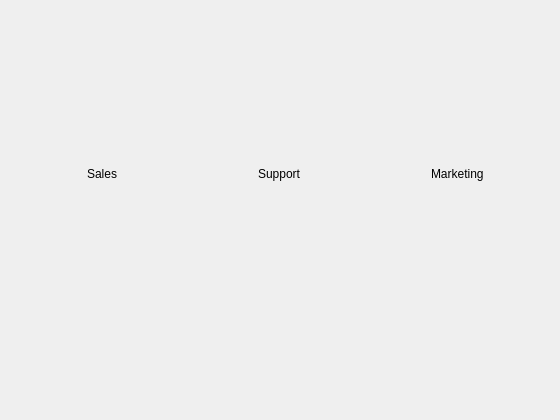
<?xml version='1.0' encoding='utf-8'?>
<ui version="4.0">
 <class>MainWindow</class>
 <widget class="QMainWindow" name="MainWindow">
  <property name="geometry">
   <rect>
    <x>0</x>
    <y>0</y>
    <width>560</width>
    <height>420</height>
   </rect>
  </property>
  <property name="windowTitle">
   <string>Stat cards / Progress rings / Card</string>
  </property>
  <widget class="QWidget" name="centralwidget">
   <layout class="QVBoxLayout" name="rootLayout">
    <property name="spacing">
     <number>14</number>
    </property>
    <property name="leftMargin">
     <number>14</number>
    </property>
    <property name="topMargin">
     <number>14</number>
    </property>
    <property name="rightMargin">
     <number>14</number>
    </property>
    <property name="bottomMargin">
     <number>14</number>
    </property>
    <item>
     <layout class="QHBoxLayout" name="statsRow">
      <property name="spacing">
       <number>12</number>
      </property>
      <item>
       <widget class="QCustomStatCard" name="statRevenue">
        <property name="label" stdset="0">
         <string>Revenue</string>
        </property>
        <property name="value" stdset="0">
         <string>$48.2k</string>
        </property>
        <property name="caption" stdset="0">
         <string>vs last mo</string>
        </property>
       </widget>
      </item>
      <item>
       <widget class="QCustomStatCard" name="statChurn">
        <property name="label" stdset="0">
         <string>Churn</string>
        </property>
        <property name="value" stdset="0">
         <string>2.1%</string>
        </property>
        <property name="caption" stdset="0">
         <string>vs last mo</string>
        </property>
       </widget>
      </item>
      <item>
       <widget class="QCustomStatCard" name="statSignups">
        <property name="label" stdset="0">
         <string>Sign-ups</string>
        </property>
        <property name="value" stdset="0">
         <string>1,204</string>
        </property>
        <property name="caption" stdset="0">
         <string>this week</string>
        </property>
       </widget>
      </item>
     </layout>
    </item>
    <item>
     <widget class="QCustomCard" name="goalsCard">
      <property name="title" stdset="0">
       <string>Quarterly goals</string>
      </property>
      <property name="subtitle" stdset="0">
       <string>Progress toward Q3 targets</string>
      </property>
     </widget>
    </item>
    <item>
     <widget class="QWidget" name="ringsHolder" native="true">
      <layout class="QHBoxLayout" name="ringsLayout">
       <property name="spacing">
        <number>20</number>
       </property>
       <item>
        <layout class="QVBoxLayout" name="salesColumn">
         <item alignment="Qt::AlignHCenter">
          <widget class="QCustomProgressRing" name="ringSales">
           <property name="minimumSize">
            <size>
             <width>96</width>
             <height>96</height>
            </size>
           </property>
          </widget>
         </item>
         <item alignment="Qt::AlignHCenter">
          <widget class="QLabel" name="salesLabel">
           <property name="text">
            <string>Sales</string>
           </property>
          </widget>
         </item>
        </layout>
       </item>
       <item>
        <layout class="QVBoxLayout" name="supportColumn">
         <item alignment="Qt::AlignHCenter">
          <widget class="QCustomProgressRing" name="ringSupport">
           <property name="minimumSize">
            <size>
             <width>96</width>
             <height>96</height>
            </size>
           </property>
          </widget>
         </item>
         <item alignment="Qt::AlignHCenter">
          <widget class="QLabel" name="supportLabel">
           <property name="text">
            <string>Support</string>
           </property>
          </widget>
         </item>
        </layout>
       </item>
       <item>
        <layout class="QVBoxLayout" name="marketingColumn">
         <item alignment="Qt::AlignHCenter">
          <widget class="QCustomProgressRing" name="ringMarketing">
           <property name="minimumSize">
            <size>
             <width>96</width>
             <height>96</height>
            </size>
           </property>
          </widget>
         </item>
         <item alignment="Qt::AlignHCenter">
          <widget class="QLabel" name="marketingLabel">
           <property name="text">
            <string>Marketing</string>
           </property>
          </widget>
         </item>
        </layout>
       </item>
      </layout>
     </widget>
    </item>
    <item>
     <spacer name="bottomSpacer">
      <property name="orientation">
       <enum>Qt::Vertical</enum>
      </property>
      <property name="sizeHint" stdset="0">
       <size>
        <width>10</width>
        <height>10</height>
       </size>
      </property>
     </spacer>
    </item>
   </layout>
  </widget>
 </widget>
 <customwidgets>
  <customwidget>
   <class>QCustomStatCard</class>
   <extends>QWidget</extends>
   <header location="global">Custom_Widgets.QCustomStatCard.h</header>
  </customwidget>
  <customwidget>
   <class>QCustomCard</class>
   <extends>QWidget</extends>
   <header location="global">Custom_Widgets.QCustomCard.h</header>
  </customwidget>
  <customwidget>
   <class>QCustomProgressRing</class>
   <extends>QWidget</extends>
   <header location="global">Custom_Widgets.QCustomProgressRing.h</header>
  </customwidget>
 <customwidget><class>QPushButton</class><extends>QPushButton</extends><header location="global">Custom_Widgets.Theme.h</header><container>1</container></customwidget><customwidget><class>QLabel</class><extends>QLabel</extends><header location="global">Custom_Widgets.Theme.h</header><container>1</container></customwidget></customwidgets>
 <connections />
</ui>
